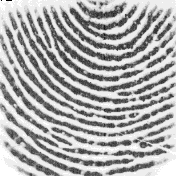
#> input picture samples/finger-1-trim.png, 176 x 176 px
$ python -i finger_match.py   (imports and definitions only)   (older library calls are emulated)
#> lines starting #> are read from the running program, lines starting #| are printed output that depends on the picture; after the words box and inside, x2 and y2 are one past the last pixel; in counts of white or black regions, pixels touching at a corner belong together
#> further down, picture is the input picture: shape (176, 176); min 0, max 255, mean 172
### enhance_fingers/ridge_segment.py
# -*- coding: utf-8 -*-
"""
Created on Mon Apr 18 23:04:30 2016

@author: utkarsh
"""


# RIDGESEGMENT - Normalises fingerprint image and segments ridge region
#
# Function identifies ridge regions of a fingerprint image and returns a
# mask identifying this region.  It also normalises the intesity values of
# the image so that the ridge regions have zero mean, unit standard
# deviation.
#
# This function breaks the image up into blocks of size blksze x blksze and
# evaluates the standard deviation in each region.  If the standard
# deviation is above the threshold it is deemed part of the fingerprint.
# Note that the image is normalised to have zero mean, unit standard
# deviation prior to performing this process so that the threshold you
# specify is relative to a unit standard deviation.
#
# Usage:   [normim, mask, maskind] = ridgesegment(im, blksze, thresh)
#
# Arguments:   im     - Fingerprint image to be segmented.
#              blksze - Block size over which the the standard
#                       deviation is determined (try a value of 16).
#              thresh - Threshold of standard deviation to decide if a
#                       block is a ridge region (Try a value 0.1 - 0.2)
#
# Returns:     normim - Image where the ridge regions are renormalised to
#                       have zero mean, unit standard deviation.
#              mask   - Mask indicating ridge-like regions of the image,
#                       0 for non ridge regions, 1 for ridge regions.
#              maskind - Vector of indices of locations within the mask.
#
# Suggested values for a 500dpi fingerprint image:
#
#   [normim, mask, maskind] = ridgesegment(im, 16, 0.1)
#
# See also: RIDGEORIENT, RIDGEFREQ, RIDGEFILTER

### REFERENCES

# Peter Kovesi
# School of Computer Science & Software Engineering
# The University of Western Australia
# pk at csse uwa edu au
# http://www.csse.uwa.edu.au/~pk


import numpy as np

def normalise(img,mean,std):
    normed = (img - np.mean(img))/(np.std(img));
    return(normed)

def ridge_segment(im,blksze,thresh):

#> called with blksze = 16, thresh = 0.1
    rows,cols = im.shape;

    im = normalise(im,0,1);    # normalise to get zero mean and unit standard deviation


    new_rows =  np.int(blksze * np.ceil((np.float(rows))/(np.float(blksze))))
    new_cols =  np.int(blksze * np.ceil((np.float(cols))/(np.float(blksze))))

    padded_img = np.zeros((new_rows,new_cols));
    stddevim = np.zeros((new_rows,new_cols));

    padded_img[0:rows][:,0:cols] = im;

    for i in range(0,new_rows,blksze):
        for j in range(0,new_cols,blksze):
            block = padded_img[i:i+blksze][:,j:j+blksze];

            stddevim[i:i+blksze][:,j:j+blksze] = np.std(block)*np.ones(block.shape)
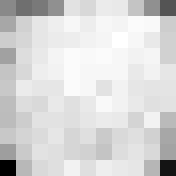
#> stddevim: shape (176, 176) float64; min 0.0828, max 1.1, mean 0.941; drawn with min black and max white

    stddevim = stddevim[0:rows][:,0:cols]

    mask = stddevim > thresh;
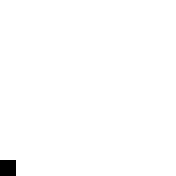
#> mask: shape (176, 176) bool; 99.2% white; 1 black region, box (x1, y1, x2, y2) and area: (0, 160, 16, 176) 256

    mean_val = np.mean(im[mask]);
#> mean_val = -0.00848

    std_val = np.std(im[mask]);
#> std_val = 1

    normim = (im - mean_val)/(std_val);

    return(normim,mask)

### enhance_fingers/ridge_orient.py
# -*- coding: utf-8 -*-
"""
Created on Tue Apr 19 11:31:54 2016

@author: utkarsh
"""


# RIDGEORIENT - Estimates the local orientation of ridges in a fingerprint
#
# Usage:  [orientim, reliability, coherence] = ridgeorientation(im, gradientsigma,...
#                                             blocksigma, ...
#                                             orientsmoothsigma)
#
# Arguments:  im                - A normalised input image.
#             gradientsigma     - Sigma of the derivative of Gaussian
#                                 used to compute image gradients.
#             blocksigma        - Sigma of the Gaussian weighting used to
#                                 sum the gradient moments.
#             orientsmoothsigma - Sigma of the Gaussian used to smooth
#                                 the final orientation vector field.
#                                 Optional: if ommitted it defaults to 0
#
# Returns:    orientim          - The orientation image in radians.
#                                 Orientation values are +ve clockwise
#                                 and give the direction *along* the
#                                 ridges.
#             reliability       - Measure of the reliability of the
#                                 orientation measure.  This is a value
#                                 between 0 and 1. I think a value above
#                                 about 0.5 can be considered 'reliable'.
#                                 reliability = 1 - Imin./(Imax+.001);
#             coherence         - A measure of the degree to which the local
#                                 area is oriented.
#                                 coherence = ((Imax-Imin)./(Imax+Imin)).^2;
#
# With a fingerprint image at a 'standard' resolution of 500dpi suggested
# parameter values might be:
#
#    [orientim, reliability] = ridgeorient(im, 1, 3, 3);
#
# See also: RIDGESEGMENT, RIDGEFREQ, RIDGEFILTER

### REFERENCES

# May 2003      Original version by Raymond Thai,
# January 2005  Reworked by Peter Kovesi
# October 2011  Added coherence computation and orientsmoothsigma made optional
#
# School of Computer Science & Software Engineering
# The University of Western Australia
# pk at csse uwa edu au
# http://www.csse.uwa.edu.au/~pk


import numpy as np;
import cv2;
from scipy import ndimage;
from scipy import signal

def ridge_orient(im, gradientsigma, blocksigma, orientsmoothsigma):
#> called with gradientsigma = 1, blocksigma = 7, orientsmoothsigma = 7
    rows,cols = im.shape;
#> rows = 176; cols = 176
    #Calculate image gradients.
    sze = np.fix(6*gradientsigma);
    if np.remainder(sze,2) == 0:
        sze = sze+1;

    gauss = cv2.getGaussianKernel(np.int(sze),gradientsigma);
    f = gauss * gauss.T;

    fy,fx = np.gradient(f);     #Gradient of Gaussian

    #Gx = ndimage.convolve(np.double(im),fx);
    #Gy = ndimage.convolve(np.double(im),fy);

    Gx = signal.convolve2d(im,fx,mode='same');
    Gy = signal.convolve2d(im,fy,mode='same');

    Gxx = np.power(Gx,2);
    Gyy = np.power(Gy,2);
    Gxy = Gx*Gy;

    #Now smooth the covariance data to perform a weighted summation of the data.

    sze = np.fix(6*blocksigma);

    gauss = cv2.getGaussianKernel(np.int(sze),blocksigma);
    f = gauss * gauss.T;

    Gxx = ndimage.convolve(Gxx,f);
    Gyy = ndimage.convolve(Gyy,f);
    Gxy = 2*ndimage.convolve(Gxy,f);

    # Analytic solution of principal direction
    denom = np.sqrt(np.power(Gxy,2) + np.power((Gxx - Gyy),2)) + np.finfo(float).eps;

    sin2theta = Gxy/denom;            # Sine and cosine of doubled angles
    cos2theta = (Gxx-Gyy)/denom;


    if orientsmoothsigma:
        sze = np.fix(6*orientsmoothsigma);
        if np.remainder(sze,2) == 0:
            sze = sze+1;
        gauss = cv2.getGaussianKernel(np.int(sze),orientsmoothsigma);
        f = gauss * gauss.T;
        cos2theta = ndimage.convolve(cos2theta,f); # Smoothed sine and cosine of
        sin2theta = ndimage.convolve(sin2theta,f); # doubled angles

    orientim = np.pi/2 + np.arctan2(sin2theta,cos2theta)/2;
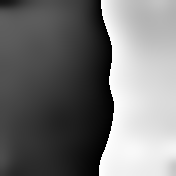
#> orientim: shape (176, 176) float64; min 8.75e-05, max 3.14, mean 1.45; drawn with min black and max white
    return(orientim);

### enhance_fingers/ridge_freq.py
# -*- coding: utf-8 -*-
"""
Created on Tue Apr 19 12:14:49 2016

@author: utkarsh
"""


# RIDGEFREQ - Calculates a ridge frequency image
#
# Function to estimate the fingerprint ridge frequency across a
# fingerprint image. This is done by considering blocks of the image and
# determining a ridgecount within each block by a call to FREQEST.
#
# Usage:
#  [freqim, medianfreq] =  ridgefreq(im, mask, orientim, blksze, windsze, ...
#                                    minWaveLength, maxWaveLength)
#
# Arguments:
#         im       - Image to be processed.
#         mask     - Mask defining ridge regions (obtained from RIDGESEGMENT)
#         orientim - Ridge orientation image (obtained from RIDGORIENT)
#         blksze   - Size of image block to use (say 32)
#         windsze  - Window length used to identify peaks. This should be
#                    an odd integer, say 3 or 5.
#         minWaveLength,  maxWaveLength - Minimum and maximum ridge
#                     wavelengths, in pixels, considered acceptable.
#
# Returns:
#         freqim     - An image  the same size as im with  values set to
#                      the estimated ridge spatial frequency within each
#                      image block.  If a  ridge frequency cannot be
#                      found within a block, or cannot be found within the
#                      limits set by min and max Wavlength freqim is set
#                      to zeros within that block.
#         medianfreq - Median frequency value evaluated over all the
#                      valid regions of the image.
#
# Suggested parameters for a 500dpi fingerprint image
#   [freqim, medianfreq] = ridgefreq(im,orientim, 32, 5, 5, 15);
#

# See also: RIDGEORIENT, FREQEST, RIDGESEGMENT

# Reference:
# Hong, L., Wan, Y., and Jain, A. K. Fingerprint image enhancement:
# Algorithm and performance evaluation. IEEE Transactions on Pattern
# Analysis and Machine Intelligence 20, 8 (1998), 777 789.

### REFERENCES

# Peter Kovesi
# School of Computer Science & Software Engineering
# The University of Western Australia
# pk at csse uwa edu au
# http://www.csse.uwa.edu.au/~pk


import numpy as np
#import math
#import scipy.ndimage
from .frequest import frequest

def ridge_freq(im, mask, orient, blksze, windsze,minWaveLength, maxWaveLength):
#> called with blksze = 38, windsze = 5, minWaveLength = 5, maxWaveLength = 15
    rows,cols = im.shape;
#> rows = 176; cols = 176
    freq = np.zeros((rows,cols));

    for r in range(0,rows-blksze,blksze):
        for c in range(0,cols-blksze,blksze):
            blkim = im[r:r+blksze][:,c:c+blksze];
            blkor = orient[r:r+blksze][:,c:c+blksze];


            freq[r:r+blksze][:,c:c+blksze] = frequest(blkim,blkor,windsze,minWaveLength,maxWaveLength);
#> this loop made 4 passes
#> pass 1, in frequest (call 3), `rotim = scipy.ndimage.rotate(im,orient/np.pi*180 + 90,axes=(1,0),resha..`:
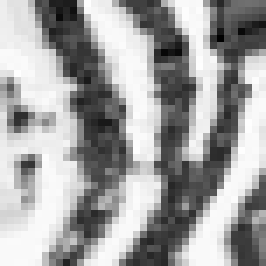
#> rotim: shape (38, 38) float64 (shown 7 times larger); min -2.44, max 1.02, mean -0.251; drawn with min black and max white
#> after the loop:
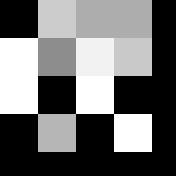
#> freq: shape (176, 176) float64; min 0, max 0.2, mean 0.0855; drawn with min black and max white

    freq = freq*mask;
    freq_1d = np.reshape(freq,(1,rows*cols));
    ind = np.where(freq_1d>0);
#> ind = 15884 positions, rows 0 to 0, columns 38 to 26727

    ind = np.array(ind);
    ind = ind[1,:];
#> ind = 15884 values from 38 to 26727

    non_zero_elems_in_freq = freq_1d[0][ind];
#> non_zero_elems_in_freq = 15884 values, max 0.2 at index 4332, min 0.111 at index 4370, mean 0.167

    meanfreq = np.mean(non_zero_elems_in_freq);
#> meanfreq = 0.167
    medianfreq = np.median(non_zero_elems_in_freq);         # does not work properly
#> medianfreq = 0.16
    return(freq,meanfreq)

### enhance_fingers/frequest.py
# -*- coding: utf-8 -*-
"""
Created on Fri Apr 22 02:51:53 2016

@author: utkarsh
"""


# FREQEST - Estimate fingerprint ridge frequency within image block
#
# Function to estimate the fingerprint ridge frequency within a small block
# of a fingerprint image.  This function is used by RIDGEFREQ
#
# Usage:
#  freqim =  freqest(im, orientim, windsze, minWaveLength, maxWaveLength)
#
# Arguments:
#         im       - Image block to be processed.
#         orientim - Ridge orientation image of image block.
#         windsze  - Window length used to identify peaks. This should be
#                    an odd integer, say 3 or 5.
#         minWaveLength,  maxWaveLength - Minimum and maximum ridge
#                     wavelengths, in pixels, considered acceptable.
#
# Returns:
#         freqim    - An image block the same size as im with all values
#                     set to the estimated ridge spatial frequency.  If a
#                     ridge frequency cannot be found, or cannot be found
#                     within the limits set by min and max Wavlength
#                     freqim is set to zeros.
#
# Suggested parameters for a 500dpi fingerprint image
#   freqim = freqest(im,orientim, 5, 5, 15);
#
# See also:  RIDGEFREQ, RIDGEORIENT, RIDGESEGMENT

### REFERENCES

# Peter Kovesi
# School of Computer Science & Software Engineering
# The University of Western Australia
# pk at csse uwa edu au
# http://www.csse.uwa.edu.au/~pk


import numpy as np
import math
import scipy.ndimage
#import cv2
def frequest(im,orientim,windsze,minWaveLength,maxWaveLength):
    rows,cols = np.shape(im);

    # Find mean orientation within the block. This is done by averaging the
    # sines and cosines of the doubled angles before reconstructing the
    # angle again.  This avoids wraparound problems at the origin.


    cosorient = np.mean(np.cos(2*orientim));
    sinorient = np.mean(np.sin(2*orientim));
    orient = math.atan2(sinorient,cosorient)/2;

    # Rotate the image block so that the ridges are vertical

    #ROT_mat = cv2.getRotationMatrix2D((cols/2,rows/2),orient/np.pi*180 + 90,1)
    #rotim = cv2.warpAffine(im,ROT_mat,(cols,rows))
    rotim = scipy.ndimage.rotate(im,orient/np.pi*180 + 90,axes=(1,0),reshape = False,order = 3,mode = 'nearest');

    # Now crop the image so that the rotated image does not contain any
    # invalid regions.  This prevents the projection down the columns
    # from being mucked up.

    cropsze = int(np.fix(rows/np.sqrt(2)));
    offset = int(np.fix((rows-cropsze)/2));
    rotim = rotim[offset:offset+cropsze][:,offset:offset+cropsze];

    # Sum down the columns to get a projection of the grey values down
    # the ridges.

    proj = np.sum(rotim,axis = 0);
    dilation = scipy.ndimage.grey_dilation(proj, windsze,structure=np.ones(windsze));

    temp = np.abs(dilation - proj);

    peak_thresh = 2;

    maxpts = (temp<peak_thresh) & (proj > np.mean(proj));
    maxind = np.where(maxpts);

    rows_maxind,cols_maxind = np.shape(maxind);

    # Determine the spatial frequency of the ridges by divinding the
    # distance between the 1st and last peaks by the (No of peaks-1). If no
    # peaks are detected, or the wavelength is outside the allowed bounds,
    # the frequency image is set to 0

    if(cols_maxind<2):
        freqim = np.zeros(im.shape);
    else:
        NoOfPeaks = cols_maxind;
        waveLength = (maxind[0][cols_maxind-1] - maxind[0][0])/(NoOfPeaks - 1);
        if waveLength>=minWaveLength and waveLength<=maxWaveLength:
            freqim = 1/np.double(waveLength) * np.ones(im.shape);
        else:
            freqim = np.zeros(im.shape);

    return(freqim);


### enhance_fingers/image_enhance.py
# -*- coding: utf-8 -*-
"""
Created on Mon Apr 18 22:50:30 2016

@author: utkarsh
"""
from .ridge_segment import ridge_segment
from .ridge_orient import ridge_orient
from .ridge_freq import ridge_freq
from .ridge_filter import ridge_filter

def image_enhance(img):
    blksze = 16;
    thresh = 0.1;
    normim,mask = ridge_segment(img,blksze,thresh);             # normalise the image and find a ROI


    gradientsigma = 1;
    blocksigma = 7;
    orientsmoothsigma = 7;
    orientim = ridge_orient(normim, gradientsigma, blocksigma, orientsmoothsigma);              # find orientation of every pixel


    blksze = 38;
    windsze = 5;
    minWaveLength = 5;
    maxWaveLength = 15;
    freq,medfreq = ridge_freq(normim, mask, orientim, blksze, windsze, minWaveLength,maxWaveLength);    #find the overall frequency of ridges
#> medfreq = 0.167


    freq = medfreq*mask;
    kx = 0.65;ky = 0.65;
    newim = ridge_filter(normim, orientim, freq, kx, ky);       # create gabor filter and do the actual filtering


    #th, bin_im = cv2.threshold(np.uint8(newim),0,255,cv2.THRESH_BINARY);
    return(newim < -3)

### enhance_fingers/ridge_filter.py
# -*- coding: utf-8 -*-
"""
Created on Fri Apr 22 03:15:03 2016

@author: utkarsh
"""


# RIDGEFILTER - enhances fingerprint image via oriented filters
#
# Function to enhance fingerprint image via oriented filters
#
# Usage:
#  newim =  ridgefilter(im, orientim, freqim, kx, ky, showfilter)
#
# Arguments:
#         im       - Image to be processed.
#         orientim - Ridge orientation image, obtained from RIDGEORIENT.
#         freqim   - Ridge frequency image, obtained from RIDGEFREQ.
#         kx, ky   - Scale factors specifying the filter sigma relative
#                    to the wavelength of the filter.  This is done so
#                    that the shapes of the filters are invariant to the
#                    scale.  kx controls the sigma in the x direction
#                    which is along the filter, and hence controls the
#                    bandwidth of the filter.  ky controls the sigma
#                    across the filter and hence controls the
#                    orientational selectivity of the filter. A value of
#                    0.5 for both kx and ky is a good starting point.
#         showfilter - An optional flag 0/1.  When set an image of the
#                      largest scale filter is displayed for inspection.
#
# Returns:
#         newim    - The enhanced image
#
# See also: RIDGEORIENT, RIDGEFREQ, RIDGESEGMENT

# Reference:
# Hong, L., Wan, Y., and Jain, A. K. Fingerprint image enhancement:
# Algorithm and performance evaluation. IEEE Transactions on Pattern
# Analysis and Machine Intelligence 20, 8 (1998), 777 789.

### REFERENCES

# Peter Kovesi
# School of Computer Science & Software Engineering
# The University of Western Australia
# pk at csse uwa edu au
# http://www.csse.uwa.edu.au/~pk


import numpy as np
import scipy;
def ridge_filter(im, orient, freq, kx, ky):
#> called with kx = 0.65, ky = 0.65
    angleInc = 3;
    im = np.double(im);
    rows,cols = im.shape;
#> rows = 176; cols = 176
    newim = np.zeros((rows,cols));

    freq_1d = np.reshape(freq,(1,rows*cols));
    ind = np.where(freq_1d>0);
#> ind = 30720 positions, rows 0 to 0, columns 0 to 30975

    ind = np.array(ind);
    ind = ind[1,:];

    # Round the array of frequencies to the nearest 0.01 to reduce the
    # number of distinct frequencies we have to deal with.

    non_zero_elems_in_freq = freq_1d[0][ind];
    non_zero_elems_in_freq = np.double(np.round((non_zero_elems_in_freq*100)))/100;

    unfreq = np.unique(non_zero_elems_in_freq);
#> unfreq = [0.17]

    # Generate filters corresponding to these distinct frequencies and
    # orientations in 'angleInc' increments.

    sigmax = 1/unfreq[0]*kx;
#> sigmax = 3.82
    sigmay = 1/unfreq[0]*ky;
#> sigmay = 3.82

    sze = int(np.round(3*np.max([sigmax,sigmay])));
#> sze = 11

    x,y = np.meshgrid(np.linspace(-sze,sze,(2*sze + 1)),np.linspace(-sze,sze,(2*sze + 1)));

    reffilter = np.exp(-(( (np.power(x,2))/(sigmax*sigmax) + (np.power(y,2))/(sigmay*sigmay)))) * np.cos(2*np.pi*unfreq[0]*x); # this is the original gabor filter
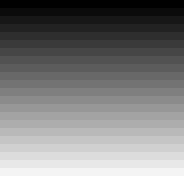
#> y: shape (23, 23) float64 (shown 8 times larger); min -11, max 11, mean 0; drawn with min black and max white

    filt_rows, filt_cols = reffilter.shape;
#> filt_rows = 23; filt_cols = 23

    gabor_filter = np.array(np.zeros((int(180/angleInc),int(filt_rows),int(filt_cols))));

    for o in range(0,int(180/angleInc)):

        # Generate rotated versions of the filter.  Note orientation
        # image provides orientation *along* the ridges, hence +90
        # degrees, and imrotate requires angles +ve anticlockwise, hence
        # the minus sign.

        rot_filt = scipy.ndimage.rotate(reffilter,-(o*angleInc + 90),reshape = False);
        gabor_filter[o] = rot_filt;
#> this loop made 60 passes
#> pass 1, in ridge_filter, `rot_filt = scipy.ndimage.rotate(reffilter,-(o*angleInc + 90),reshape =..`:
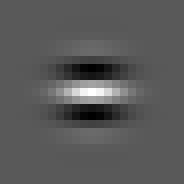
#> rot_filt: shape (23, 23) float64 (shown 8 times larger); min -0.539, max 1, mean 0.00134; drawn with min black and max white

    # Find indices of matrix points greater than maxsze from the image
    # boundary

    maxsze = int(sze);
#> maxsze = 11

    temp = freq>0;
    validr,validc = np.where(temp)

    temp1 = validr>maxsze;
    temp2 = validr<rows - maxsze;
    temp3 = validc>maxsze;
    temp4 = validc<cols - maxsze;

    final_temp = temp1 & temp2 & temp3 & temp4;

    finalind = np.where(final_temp);

    # Convert orientation matrix values from radians to an index value
    # that corresponds to round(degrees/angleInc)

    maxorientindex = np.round(180/angleInc);
    orientindex = np.round(orient/np.pi*180/angleInc);
#> (the rest of the program and of its run is left out)
